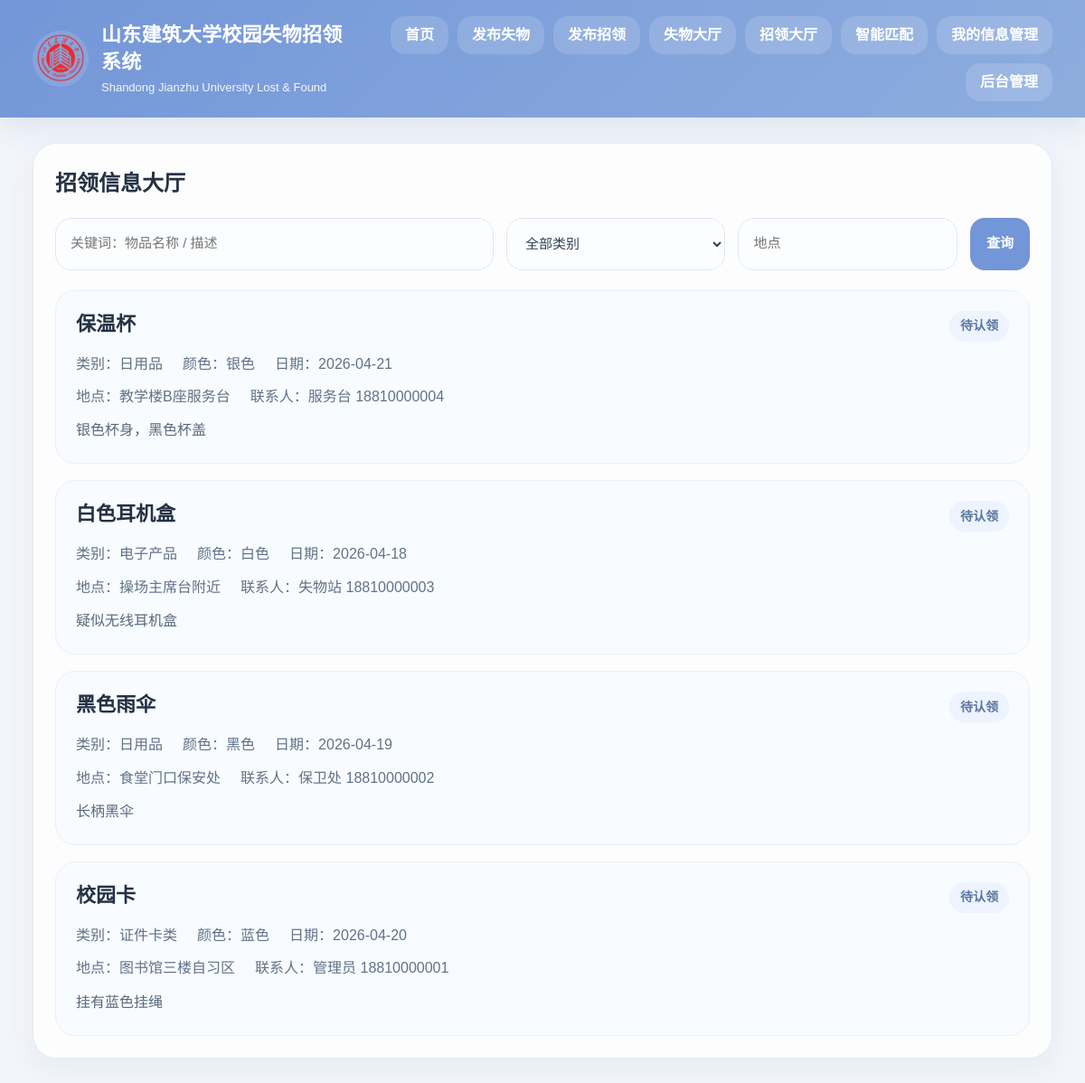
Page /list/found on the committed database.
### tables this page shows
CREATE TABLE found_items (
            id INTEGER PRIMARY KEY AUTOINCREMENT,
            item_name TEXT NOT NULL,
            category TEXT NOT NULL,
            color TEXT,
            event_date TEXT,
            location TEXT,
            description TEXT,
            contact TEXT,
            status TEXT DEFAULT '待认领',
            created_at TEXT NOT NULL
        , image_filename TEXT);

### app.py (the view)
@app.route("/list/<kind>")
def list_items(kind):
    if kind not in {"lost", "found"}:
        return redirect(url_for("index"))
    keyword = request.args.get("keyword", "").strip()
    category = request.args.get("category", "").strip()
    location = request.args.get("location", "").strip()
    table = get_table_name(kind)
    sql = f"SELECT * FROM {table} WHERE 1=1"
    params = []
    if keyword:
        sql += " AND (item_name LIKE ? OR description LIKE ?)"
        params.extend([f"%{keyword}%", f"%{keyword}%"])
    if category:
        sql += " AND category = ?"
        params.append(category)
    if location:
        sql += " AND location LIKE ?"
        params.append(f"%{location}%")
    sql += " ORDER BY id DESC"
    db = get_db()
    items = db.execute(sql, params).fetchall()
    all_categories = [
        "证件卡类", "电子产品", "书本文具", "日用品",
        "衣物配饰", "钥匙门禁", "其他"
    ]
    return render_template(
        "list.html",
        kind=kind,
        items=items,
        keyword=keyword,
        category=category,
        location=location,
        all_categories=all_categories
    )

### app.py (called while the page is built)
def get_db():
    if "db" not in g:
        g.db = sqlite3.connect(DB_PATH)
        g.db.row_factory = sqlite3.Row
    return g.db

def get_table_name(kind):
    return "lost_items" if kind == "lost" else "found_items"

### templates/list.html (shortened to what this page needs)
{% extends "base.html" %}
{% block content %}
<div class="panel">
    <div class="panel-header">
        <h2>{{ "失物信息大厅" if kind == "lost" else "招领信息大厅" }}</h2>
    </div>
    <form method="get" class="search-bar">
        <input type="text" name="keyword" value="{{ keyword }}" placeholder="关键词：物品名称 / 描述">
        <select name="category">
            <option value="">全部类别</option>
        </select>
        <input type="text" name="location" value="{{ location }}" placeholder="地点">
        <button class="btn btn-primary" type="submit">查询</button>
    </form>
    <div class="card-list">
        {% for item in items %}
        <a class="item-card link-card" href="{{ url_for('detail', kind=kind, item_id=item.id) }}">
            <div class="item-top">
                <h3>{{ item.item_name }}</h3>
                <span class="badge">{{ item.status }}</span>
            </div>
            <div class="item-meta">
                <span>类别：{{ item.category }}</span>
                <span>颜色：{{ item.color or "未填写" }}</span>
                <span>日期：{{ item.event_date }}</span>
            </div>
            <div class="item-meta">
                <span>地点：{{ item.location }}</span>
                <span>联系人：{{ item.contact }}</span>
            </div>
            <p class="item-desc">{{ item.description or "暂无详细描述" }}</p>
        </a>
        {% else %}
        <div class="empty-box">暂无数据</div>
        {% endfor %}
    </div>
</div>
{% endblock %}

### static/css/style.css (style rules this page uses)
:root { --bg: #f2f5fa; --card: rgba(255, 255, 255, 0.82); --card-solid: #ffffff; --border: #dfe7f1; --border-light: #e9eff6; --text: #334155; --text-dark: #253244; --text-light: #6b7c93; --primary: #7396d8; --primary-dark: #5f84ca; --primary-light: #edf3ff; --danger: #e68181; --danger-dark: #d86a6a; --success-bg: #e9f7ec; --success-text: #2e7d4c; --error-bg: #fdeceb; --error-text: #b14a4a; --shadow: 0 10px 30px rgba(92, 118, 158, 0.08); --radius-xl: 26px; --radius-lg: 20px; --radius-md: 16px; --radius-sm: 12px; }
* { box-sizing: border-box; }
html, body { margin: 0; padding: 0; }
body { font-family: "Microsoft YaHei", "PingFang SC", Arial, sans-serif; background: var(--bg); color: var(--text); line-height: 1.65; }
a { color: inherit; text-decoration: none; }
button, input, select, textarea { font: inherit; }
.panel { background: var(--card); backdrop-filter: blur(8px); border-radius: var(--radius-xl); padding: 24px; box-shadow: var(--shadow); border: 1px solid rgba(225, 233, 243, 0.88); }
.panel-header { display: flex; justify-content: space-between; align-items: center; gap: 18px; margin-bottom: 18px; }
.panel-header h2 { margin: 0; font-size: 24px; color: var(--text-dark); }
.search-bar { display: grid; grid-template-columns: 2fr 1fr 1fr auto; gap: 14px; margin-bottom: 22px; }
.search-bar input, .search-bar select { width: 100%; min-height: 58px; border: 1px solid var(--border); border-radius: 18px; padding: 14px 16px; font-size: 15px; outline: none; background: #fcfdff; color: var(--text); }
.card-list { display: flex; flex-direction: column; gap: 18px; }
.item-card { display: block; background: #f8fbff; border: 1px solid var(--border-light); border-radius: 22px; padding: 22px; transition: all 0.2s ease; }
.item-top { display: flex; justify-content: space-between; align-items: flex-start; gap: 16px; margin-bottom: 12px; }
.item-top h3 { margin: 0; font-size: 22px; line-height: 1.35; color: var(--text-dark); }
.item-meta { display: flex; gap: 22px; flex-wrap: wrap; margin-bottom: 10px; color: #607287; }
.item-desc { margin: 10px 0 0; color: #58697e; line-height: 1.75; }
.btn { display: inline-flex; align-items: center; justify-content: center; min-height: 48px; padding: 0 18px; border: none; cursor: pointer; border-radius: 16px; font-size: 15px; font-weight: 700; transition: all 0.2s ease; white-space: nowrap; }
.btn-primary { background: var(--primary); color: #fff; }
.badge { display: inline-flex; align-items: center; justify-content: center; min-height: 34px; padding: 0 12px; border-radius: 999px; background: var(--primary-light); color: #5b77a0; font-size: 14px; font-weight: 700; white-space: nowrap; }
.link-card { color: inherit; }

### rows in the picture
found_items: item_name "保温杯", status "待认领", category "日用品", color "银色", event_date "2026-04-21", location "教学楼B座服务台", contact "服务台 18810000004", description "银色杯身，黑色杯盖"
found_items: item_name "白色耳机盒", status "待认领", category "电子产品", color "白色", event_date "2026-04-18", location "操场主席台附近", contact "失物站 18810000003", description "疑似无线耳机盒"
found_items: item_name "黑色雨伞", status "待认领", category "日用品", color "黑色", event_date "2026-04-19", location "食堂门口保安处", contact "保卫处 18810000002", description "长柄黑伞"
found_items: item_name "校园卡", status "待认领", category "证件卡类", color "蓝色", event_date "2026-04-20", location "图书馆三楼自习区", contact "管理员 18810000001", description "挂有蓝色挂绳"

### other values in the picture
{{ "失物信息大厅" if kind == "lost" else "招领信息大厅" }} "招领信息大厅"
